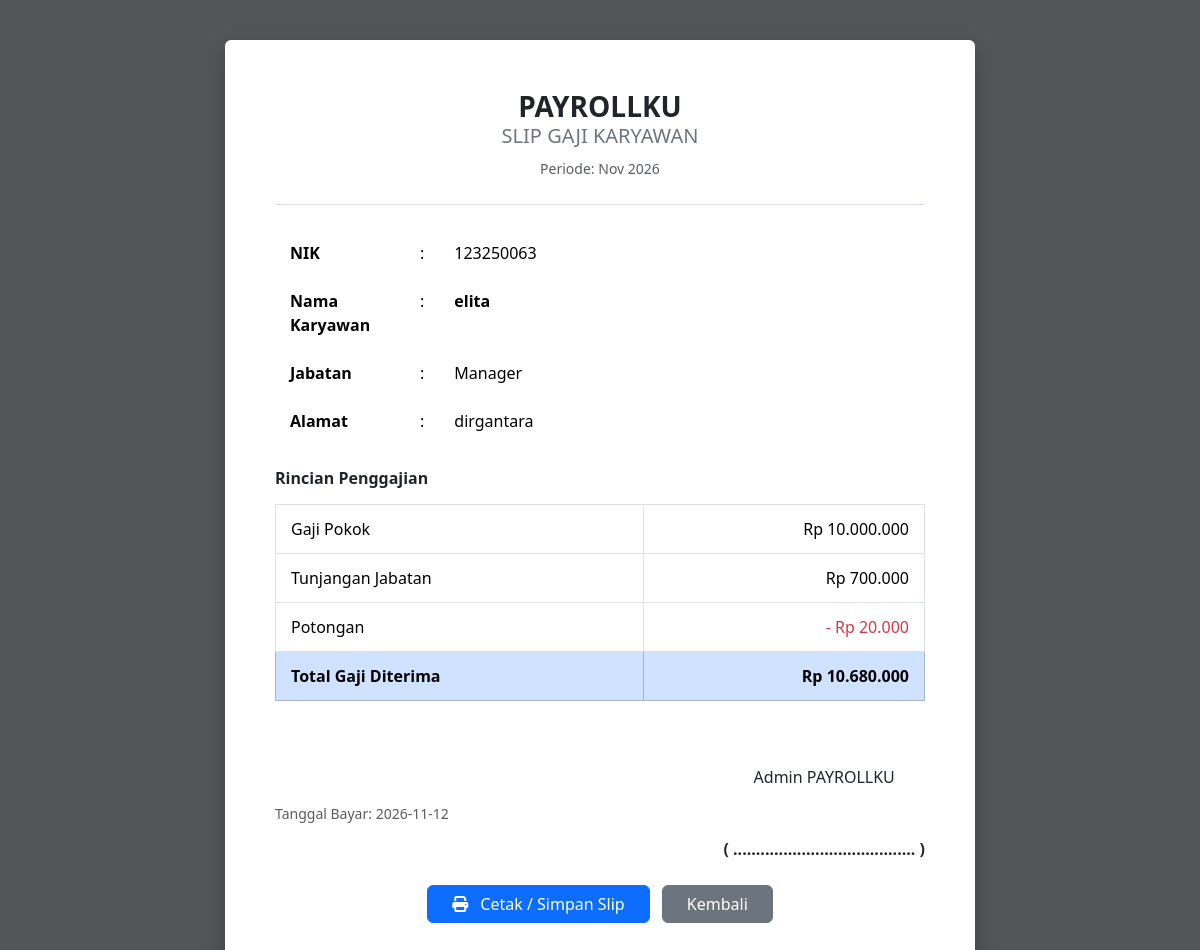
The app's page /admin/slip_gaji.php?id=39 (signed in) with its own data.
### tables this page shows
CREATE TABLE `penggajian` (
  `id_gaji` int(6) NOT NULL,
  `id_karyawan` int(6) NOT NULL,
  `bulan` varchar(20) NOT NULL,
  `total_gaji` int(11) NOT NULL,
  `tanggal_input` date NOT NULL,
  `nama_karyawan` varchar(100) NOT NULL,
  `gaji_pokok` int(11) NOT NULL,
  `tunjangan` int(11) NOT NULL,
  `potongan` int(11) NOT NULL,
  `status` varchar(30) NOT NULL,
  `tanggal_bayar` varchar(30) NOT NULL
);

CREATE TABLE `karyawan` (
  `id_karyawan` int(6) NOT NULL,
  `nik` varchar(20) NOT NULL,
  `nama_karyawan` varchar(50) NOT NULL,
  `id_jabatan` varchar(3) NOT NULL,
  `alamat` text NOT NULL,
  `no_hp` varchar(20) NOT NULL,
  `email` varchar(100) NOT NULL
);

CREATE TABLE `jabatan` (
  `id_jabatan` int(3) NOT NULL,
  `nama_jabatan` varchar(50) NOT NULL,
  `gaji_pokok` int(11) NOT NULL,
  `tunjangan` int(11) NOT NULL
);

### admin/slip_gaji.php (the view, shortened to what this page needs)
<?php
include "../koneksi.php";
$id = $_GET['id'];
$q = mysqli_query($konek, "SELECT * FROM penggajian WHERE id_gaji = '$id'");
$data = mysqli_fetch_array($q);
$id_karyawan = $data['id_karyawan'];
$q_kar = mysqli_query($konek, "SELECT karyawan.*, jabatan.nama_jabatan FROM karyawan LEFT JOIN jabatan ON karyawan.id_jabatan = jabatan.id_jabatan WHERE karyawan.id_karyawan = '$id_karyawan'");
$d_kar = mysqli_fetch_array($q_kar);
$nik = isset($d_kar['nik']) ? $d_kar['nik'] : '-';
$alamat = isset($d_kar['alamat']) ? $d_kar['alamat'] : '-';
$jabatan = isset($d_kar['nama_jabatan']) ? $d_kar['nama_jabatan'] : '-';
?>
<!DOCTYPE html>
<html lang="id">
<head>
    <link rel="stylesheet" href="https://cdn.jsdelivr.net/npm/bootstrap@5.3.3/dist/css/bootstrap.min.css">
    <link rel="stylesheet" href="https://cdnjs.cloudflare.com/ajax/libs/font-awesome/6.4.0/css/all.min.css">
</head>
<body>
    <div class="slip-container">
        <div class="text-center border-bottom pb-4 mb-4">
            <h3 class="fw-bold m-0">PAYROLLKU</h3>
            <h5 class="text-secondary">SLIP GAJI KARYAWAN</h5>
            <small class="text-muted">Periode: <?php echo $data['bulan']; ?></small>
        </div>
        <div class="row mb-4">
            <div class="col-8">
                <table class="table table-borderless table-sm m-0">
                    <tr>
                        <td width="130" class="fw-semibold">NIK</td>
                        <td width="10">:</td>
                        <td><?php echo $nik; ?></td>
                    </tr>
                    <tr>
                        <td class="fw-semibold">Nama Karyawan</td>
                        <td>:</td>
                        <td class="fw-bold"><?php echo $data['nama_karyawan']; ?></td>
                    </tr>
                    <tr>
                        <td class="fw-semibold">Jabatan</td>
                        <td>:</td>
                        <td><?php echo $jabatan; ?></td>
                    </tr>
                    <tr>
                        <td class="fw-semibold">Alamat</td>
                        <td>:</td>
                        <td><?php echo $alamat; ?></td>
                    </tr>
                </table>
            </div>
        </div>
        <h6 class="fw-bold mb-3">Rincian Penggajian</h6>
        <table class="table table-bordered align-middle">
            <tr>
                <td>Gaji Pokok</td>
                <td class="text-end">Rp <?php echo number_format($data['gaji_pokok'], 0, ',', '.'); ?></td>
            </tr>
            <tr>
                <td>Tunjangan Jabatan</td>
                <td class="text-end">Rp <?php echo number_format($data['tunjangan'], 0, ',', '.'); ?></td>
            </tr>
            <tr>
                <td>Potongan</td>
                <td class="text-end text-danger">- Rp <?php echo number_format($data['potongan'], 0, ',', '.'); ?></td>
            </tr>
            <tr class="table-primary fw-bold">
                <td>Total Gaji Diterima</td>
                <td class="text-end">Rp <?php echo number_format($data['total_gaji'], 0, ',', '.'); ?></td>
            </tr>
        </table>
        <div class="d-flex justify-content-between align-items-center mt-5 pt-3">
            <div>
                <small class="text-muted">Tanggal Bayar: <?php echo $data['tanggal_bayar']; ?></small>
            </div>
            <div class="text-center">
                <p class="mb-5">Admin PAYROLLKU</p>
                <span class="fw-semibold">( ........................................ )</span>
            </div>
        </div>
        <div class="text-center mt-4 no-print">
            <button onclick="window.print()" class="btn btn-primary px-4"><i class="fa-solid fa-print me-2"></i> Cetak / Simpan Slip</button>
            <a href="penggajian.php" class="btn btn-secondary px-4 ms-2">Kembali</a>
        </div>
    </div>
</body>
</html>

### admin/slip_gaji.php (style rules this page uses)
body { background-color: #525659; font-family: 'Segoe UI', Tahoma, Geneva, Verdana, sans-serif; padding: 40px 0; }
.slip-container { background: white; width: 750px; margin: 0 auto; padding: 50px; border-radius: 6px; box-shadow: 0 10px 25px rgba(0,0,0,0.2); }
.table td, .table th { padding: 12px 15px; }

### records on screen
penggajian: bulan "Nov 2026", nama_karyawan "elita", gaji_pokok "10.000.000", tunjangan "700.000", potongan "20.000", total_gaji "10.680.000", tanggal_bayar "2026-11-12"
karyawan: nik "123250063", id_jabatan.nama_jabatan "Manager", alamat "dirgantara"
